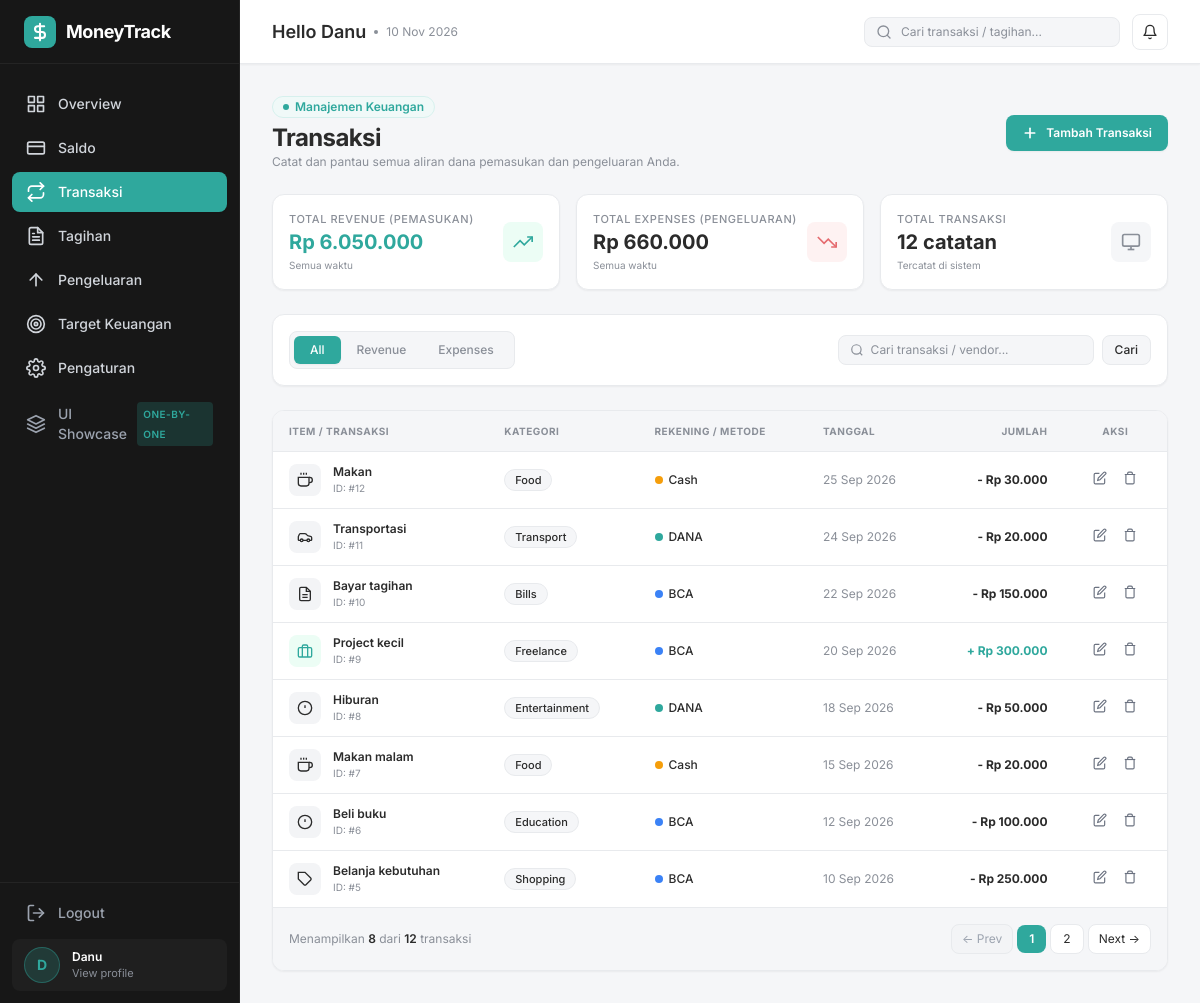
Page /transactions on the committed database.
### tables this page shows
CREATE TABLE IF NOT EXISTS transactions (
    id BIGINT UNSIGNED AUTO_INCREMENT PRIMARY KEY,

    user_id BIGINT UNSIGNED NOT NULL,

    account_id BIGINT UNSIGNED NOT NULL,

    category_id BIGINT UNSIGNED NOT NULL,

    type ENUM(
        'income',
        'expense'
    ) NOT NULL,

    amount DECIMAL(15,2) NOT NULL,

    description TEXT DEFAULT NULL,

    transaction_date DATE NOT NULL,

    created_at TIMESTAMP DEFAULT CURRENT_TIMESTAMP,

    updated_at TIMESTAMP DEFAULT CURRENT_TIMESTAMP
        ON UPDATE CURRENT_TIMESTAMP,

    CONSTRAINT fk_transactions_user
        FOREIGN KEY (user_id)
        REFERENCES users(id)
        ON DELETE CASCADE,

    CONSTRAINT fk_transactions_account
        FOREIGN KEY (account_id)
        REFERENCES accounts(id)
        ON DELETE CASCADE,

    CONSTRAINT fk_transactions_category
        FOREIGN KEY (category_id)
        REFERENCES categories(id)
        ON DELETE CASCADE
);

CREATE TABLE IF NOT EXISTS categories (
    id BIGINT UNSIGNED AUTO_INCREMENT PRIMARY KEY,

    user_id BIGINT UNSIGNED NOT NULL,

    name VARCHAR(100) NOT NULL,

    type ENUM(
        'income',
        'expense'
    ) NOT NULL,

    icon VARCHAR(50) DEFAULT NULL,

    created_at TIMESTAMP DEFAULT CURRENT_TIMESTAMP,

    updated_at TIMESTAMP DEFAULT CURRENT_TIMESTAMP
        ON UPDATE CURRENT_TIMESTAMP,

    CONSTRAINT fk_categories_user
        FOREIGN KEY (user_id)
        REFERENCES users(id)
        ON DELETE CASCADE
);

CREATE TABLE IF NOT EXISTS accounts (
    id BIGINT UNSIGNED AUTO_INCREMENT PRIMARY KEY,

    user_id BIGINT UNSIGNED NOT NULL,

    name VARCHAR(100) NOT NULL,

    type ENUM(
        'cash',
        'bank',
        'ewallet',
        'other'
    ) NOT NULL DEFAULT 'cash',

    initial_balance DECIMAL(15,2) NOT NULL DEFAULT 0,

    created_at TIMESTAMP DEFAULT CURRENT_TIMESTAMP,

    updated_at TIMESTAMP DEFAULT CURRENT_TIMESTAMP
        ON UPDATE CURRENT_TIMESTAMP,

    CONSTRAINT fk_accounts_user
        FOREIGN KEY (user_id)
        REFERENCES users(id)
        ON DELETE CASCADE
);

### views/transactions/index.php (the view, shortened to what the rows shown need)
<?php
$searchQuery = $search ?? '';
$items = $pagination['data'] ?? [];
function getCategoryIconSvg(string $icon): string {
    switch ($icon) {
        case 'briefcase':
            return '<svg class="w-4 h-4" viewBox="0 0 24 24" fill="none" stroke="currentColor" stroke-width="2"><rect x="2" y="7" width="20" height="14" rx="2"></rect><path d="M16 21V5a2 2 0 0 0-2-2h-4a2 2 0 0 0-2 2v16"></path></svg>';
        case 'coffee':
        case 'utensils':
            return '<svg class="w-4 h-4" viewBox="0 0 24 24" fill="none" stroke="currentColor" stroke-width="2"><path d="M18 8h1a4 4 0 0 1 0 8h-1"></path><path d="M2 8h16v9a4 4 0 0 1-4 4H6a4 4 0 0 1-4-4V8z"></path><line x1="6" y1="1" x2="6" y2="4"></line><line x1="10" y1="1" x2="10" y2="4"></line><line x1="14" y1="1" x2="14" y2="4"></line></svg>';
        case 'car':
            return '<svg class="w-4 h-4" viewBox="0 0 24 24" fill="none" stroke="currentColor" stroke-width="2"><path d="M19 17h2c.6 0 1-.4 1-1v-3c0-.9-.7-1.7-1.5-1.9C18.7 10.6 16 10 16 10s-1.3-1.4-2.2-2.3c-.5-.4-1.1-.7-1.8-.7H5c-.6 0-1.1.4-1.4.9l-1.4 2.9C2.1 11 2 11.5 2 12v4c0 .6.4 1 1 1h2"></path><circle cx="7" cy="17" r="2"></circle><path d="M9 17h6"></path><circle cx="17" cy="17" r="2"></circle></svg>';
        case 'tag':
        case 'shopping-bag':
            return '<svg class="w-4 h-4" viewBox="0 0 24 24" fill="none" stroke="currentColor" stroke-width="2"><path d="M20.59 13.41l-7.17 7.17a2 2 0 0 1-2.83 0L2 12V2h10l8.59 8.59a2 2 0 0 1 0 2.82z"></path><line x1="7" y1="7" x2="7.01" y2="7"></line></svg>';
        case 'receipt':
            return '<svg class="w-4 h-4" viewBox="0 0 24 24" fill="none" stroke="currentColor" stroke-width="2"><path d="M14 2H6a2 2 0 0 0-2 2v16a2 2 0 0 0 2 2h12a2 2 0 0 0 2-2V8z"></path><polyline points="14 2 14 8 20 8"></polyline><line x1="16" y1="13" x2="8" y2="13"></line><line x1="16" y1="17" x2="8" y2="17"></line></svg>';
        default:
            return '<svg class="w-4 h-4" viewBox="0 0 24 24" fill="none" stroke="currentColor" stroke-width="2"><circle cx="12" cy="12" r="10"></circle><line x1="12" y1="8" x2="12" y2="12"></line><line x1="12" y1="16" x2="12.01" y2="16"></line></svg>';
    }
}
?>
<div class="space-y-6">
    <div class="flex flex-col sm:flex-row sm:items-center justify-between gap-4">
        <div>
            <h1 class="text-xl sm:text-2xl font-bold text-[#2B2B2B] tracking-tight">
                Transaksi
            </h1>
        </div>
    </div>
    <div class="bg-white border border-[#E8EAED] rounded-xl overflow-hidden shadow-sm">
        <?php if (empty($items)): ?>
            <div class="p-12 text-center">
                <div class="w-12 h-12 rounded-full bg-[#F5F6F8] text-[#8A8F98] flex items-center justify-center mx-auto mb-3">
                    <svg class="w-6 h-6" viewBox="0 0 24 24" fill="none" stroke="currentColor" stroke-width="2">
                        <polyline points="17 1 21 5 17 9"></polyline>
                        <path d="M3 11V9a4 4 0 0 1 4-4h14"></path>
                        <polyline points="7 23 3 19 7 15"></polyline>
                        <path d="M21 13v2a4 4 0 0 1-4 4H3"></path>
                    </svg>
                </div>
                <h3 class="text-sm font-bold text-[#2B2B2B] mb-1">Tidak Ada Transaksi</h3>
                <p class="text-xs text-[#8A8F98] mb-4">
                    <?= !empty($searchQuery) ? 'Tidak ditemukan transaksi yang cocok dengan kata kunci "' . e($searchQuery) . '".' : 'Belum ada transaksi pada kategori ini.' ?>
                </p>
                <button
                    type="button"
                    onclick="openAddTxModal()"
                    class="inline-flex items-center gap-1.5 px-3.5 py-2 bg-[#2FA89D] text-white text-xs font-semibold rounded-lg shadow-sm hover:bg-[#27958B] transition-colors"
                >
                    + Catat Transaksi Baru
                </button>
            </div>
        <?php else: ?>
            <div class="hidden sm:block overflow-x-auto">
                <table class="w-full text-left border-collapse text-xs">
                    <thead>
                        <tr class="bg-[#F5F6F8] border-b border-[#E8EAED] text-[#8A8F98] font-medium uppercase tracking-wider text-[10px]">
                            <th class="py-3 px-4">Item / Transaksi</th>
                            <th class="py-3 px-4">Kategori</th>
                            <th class="py-3 px-4">Rekening / Metode</th>
                            <th class="py-3 px-4">Tanggal</th>
                            <th class="py-3 px-4 text-right">Jumlah</th>
                            <th class="py-3 px-4 text-center">Aksi</th>
                        </tr>
                    </thead>
                    <tbody class="divide-y divide-[#E8EAED]">
                        <?php foreach ($items as $tx): ?>
                            <?php $isIncome = ($tx['type'] === 'income'); ?>
                            <tr class="hover:bg-gray-50/75 transition-colors">
                                <td class="py-3 px-4">
                                    <div class="flex items-center gap-3">
                                        <div class="w-8 h-8 rounded-lg <?= $isIncome ? 'bg-emerald-50 text-[#2FA89D]' : 'bg-gray-100 text-[#2B2B2B]' ?> flex items-center justify-center flex-shrink-0">
                                            <?= getCategoryIconSvg($tx['category_icon'] ?? 'tag') ?>
                                        </div>
                                        <div>
                                            <p class="font-semibold text-[#2B2B2B] text-xs">
                                                <?= e($tx['description']) ?>
                                            </p>
                                            <span class="text-[10px] text-[#8A8F98]">
                                                ID: #<?= $tx['id'] ?>
                                            </span>
                                        </div>
                                    </div>
                                </td>
                                <td class="py-3 px-4 text-[#2B2B2B]">
                                    <span class="inline-flex items-center gap-1.5 px-2.5 py-0.5 rounded-full text-[11px] font-medium bg-[#F5F6F8] border border-[#E8EAED]">
                                        <?= e($tx['category_name']) ?>
                                    </span>
                                </td>
                                <td class="py-3 px-4 text-[#2B2B2B]">
                                    <div class="flex items-center gap-1.5">
                                        <span class="w-2 h-2 rounded-full <?= ($tx['account_type'] === 'bank') ? 'bg-blue-500' : (($tx['account_type'] === 'ewallet') ? 'bg-[#2FA89D]' : 'bg-amber-500') ?>"></span>
                                        <span class="font-medium"><?= e($tx['account_name']) ?></span>
                                    </div>
                                </td>
                                <td class="py-3 px-4 text-[#8A8F98]">
                                    <?= formatIndonesianDate($tx['transaction_date']) ?>
                                </td>
                                <td class="py-3 px-4 text-right font-bold <?= $isIncome ? 'text-[#2FA89D]' : 'text-[#2B2B2B]' ?>">
                                    <?= ($isIncome ? '+ ' : '- ') . formatRupiah($tx['amount']) ?>
                                </td>
                                <td class="py-3 px-4 text-center">
                                    <div class="inline-flex items-center gap-1">
                                        <button
                                            type="button"
                                            onclick='openEditTxModal(<?= json_encode([
                                                "id" => $tx["id"],
                                                "description" => $tx["description"],
                                                "type" => $tx["type"],
                                                "amount" => $tx["amount"],
                                                "account_id" => $tx["account_id"],
                                                "category_id" => $tx["category_id"],
                                                "transaction_date" => $tx["transaction_date"]
                                            ]) ?>)'
                                            class="p-1.5 text-gray-500 hover:text-[#2FA89D] hover:bg-[#F5F6F8] rounded-md transition-colors focus:outline-none"
                                            title="Ubah Transaksi"
                                        >
                                            <svg class="w-3.5 h-3.5" viewBox="0 0 24 24" fill="none" stroke="currentColor" stroke-width="2">
                                                <path d="M11 4H4a2 2 0 0 0-2 2v14a2 2 0 0 0 2 2h14a2 2 0 0 0 2-2v-7"></path>
                                                <path d="M18.5 2.5a2.121 2.121 0 0 1 3 3L12 15l-4 1 1-4 9.5-9.5z"></path>
                                            </svg>
                                        </button>
                                        <button
                                            type="button"
                                            onclick="openDeleteTxModal(<?= $tx['id'] ?>, '<?= e(addslashes($tx['description'])) ?>', '<?= formatRupiah($tx['amount']) ?>')"
                                            class="p-1.5 text-gray-500 hover:text-[#E56B6F] hover:bg-red-50 rounded-md transition-colors focus:outline-none"
                                            title="Hapus Transaksi"
                                        >
                                            <svg class="w-3.5 h-3.5" viewBox="0 0 24 24" fill="none" stroke="currentColor" stroke-width="2">
                                                <polyline points="3 6 5 6 21 6"></polyline>
                                                <path d="M19 6v14a2 2 0 0 1-2 2H7a2 2 0 0 1-2-2V6m3 0V4a2 2 0 0 1 2-2h4a2 2 0 0 1 2 2v2"></path>
                                            </svg>
                                        </button>
                                    </div>
                                </td>
                            </tr>
                        <?php endforeach; ?>
                    </tbody>
                </table>
            </div>
        <?php endif; ?>
    </div>
</div>

### rows in the picture
transactions: description "Makan", id "12", category.name "Food", account.name "Cash", transaction_date "25 Sep 2026", amount "Rp 30.000"
transactions: description "Transportasi", id "11", category.name "Transport", account.name "DANA", transaction_date "24 Sep 2026", amount "Rp 20.000"
transactions: description "Bayar tagihan", id "10", category.name "Bills", account.name "BCA", transaction_date "22 Sep 2026", amount "Rp 150.000"
transactions: description "Project kecil", id "9", category.name "Freelance", account.name "BCA", transaction_date "20 Sep 2026", amount "Rp 300.000"
transactions: description "Hiburan", id "8", category.name "Entertainment", account.name "DANA", transaction_date "18 Sep 2026", amount "Rp 50.000"
transactions: description "Makan malam", id "7", category.name "Food", account.name "Cash", transaction_date "15 Sep 2026", amount "Rp 20.000"
transactions: description "Beli buku", id "6", category.name "Education", account.name "BCA", transaction_date "12 Sep 2026", amount "Rp 100.000"
transactions: description "Belanja kebutuhan", id "5", category.name "Shopping", account.name "BCA", transaction_date "10 Sep 2026", amount "Rp 250.000"

### other values in the picture
substr($userName, 0, 1) "D"
$userName "Danu"
explode(' ', $userName)[0] "Danu"
formatRupiah($summary['total_income']) "Rp 6.050.000"
formatRupiah($summary['total_expense']) "Rp 660.000"
$summary['total_count'] "12"
count($items) "8"
$totalItems "12"
